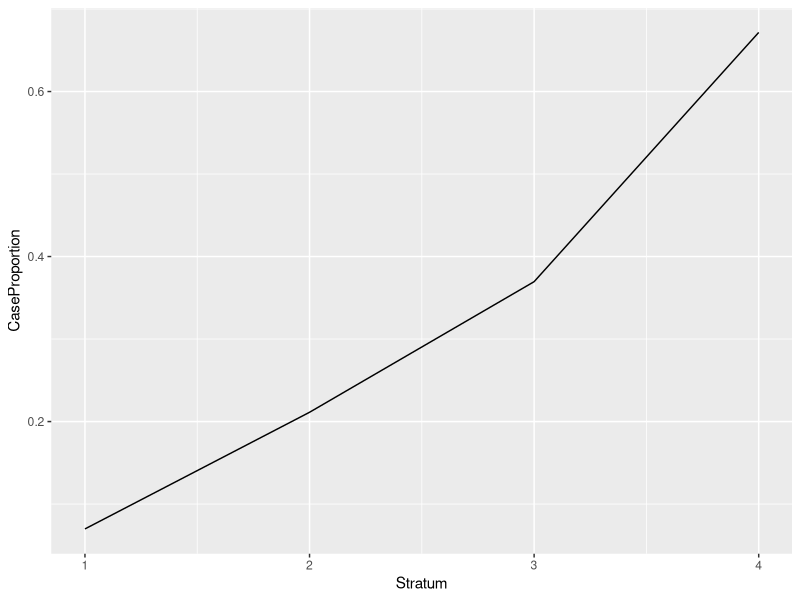
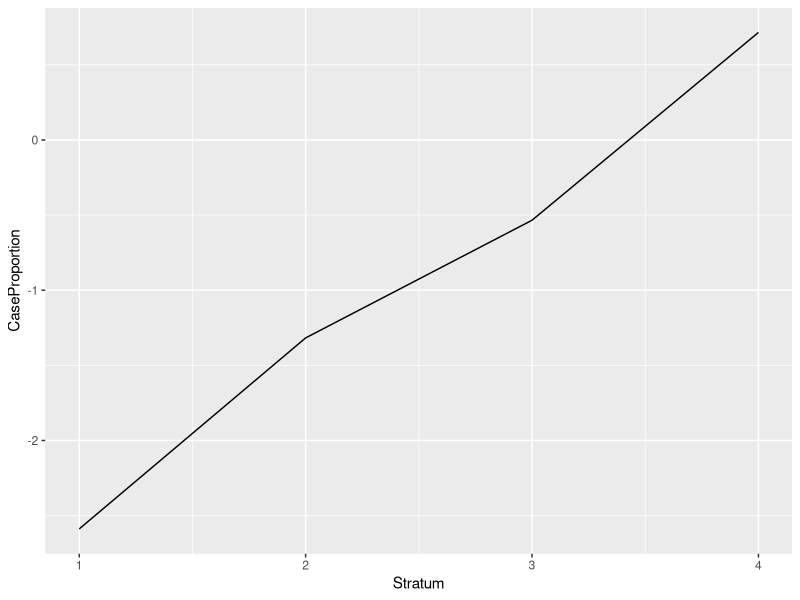

Write the R code that produced these figures, in order.
## ---- chunk 1
# Setting up Multilevel data
multilevelAlcoholConsumption = array(
    c(29, 75, 51, 45, 
      386, 280, 87, 22),
    dim=c(4,2),
    dimnames=list( c("Alcohol Consumption - 0-39g/day", "40-79", "80-119", ">120"),
                   c("Esophegeal Cancer - Case", "Control")
    )
)
multilevelAlcoholConsumption

chisq.test(multilevelAlcoholConsumption,
           correct=FALSE)
## ---- chunk 2
library(ggplot2)
library(data.table)

caseProportions = as.data.table(multilevelAlcoholConsumption)
colnames(caseProportions)[1] = "Case"
caseProportions[, CaseProportion := Case/(Case+Control)]
caseProportions

ggplot(data=caseProportions[, .(CaseProportion)][, Stratum:=1:4],
       aes(x=Stratum, y=CaseProportion, group=1)) + 
    geom_line()
## ---- chunk 3
logCaseProportions = caseProportions[, .(CaseProportion=log(CaseProportion/(1-CaseProportion)))][, Stratum:=1:4]

head(logCaseProportions)

ggplot(data=logCaseProportions,
       aes(x=Stratum, y=CaseProportion, group=1)) +
    geom_line()
